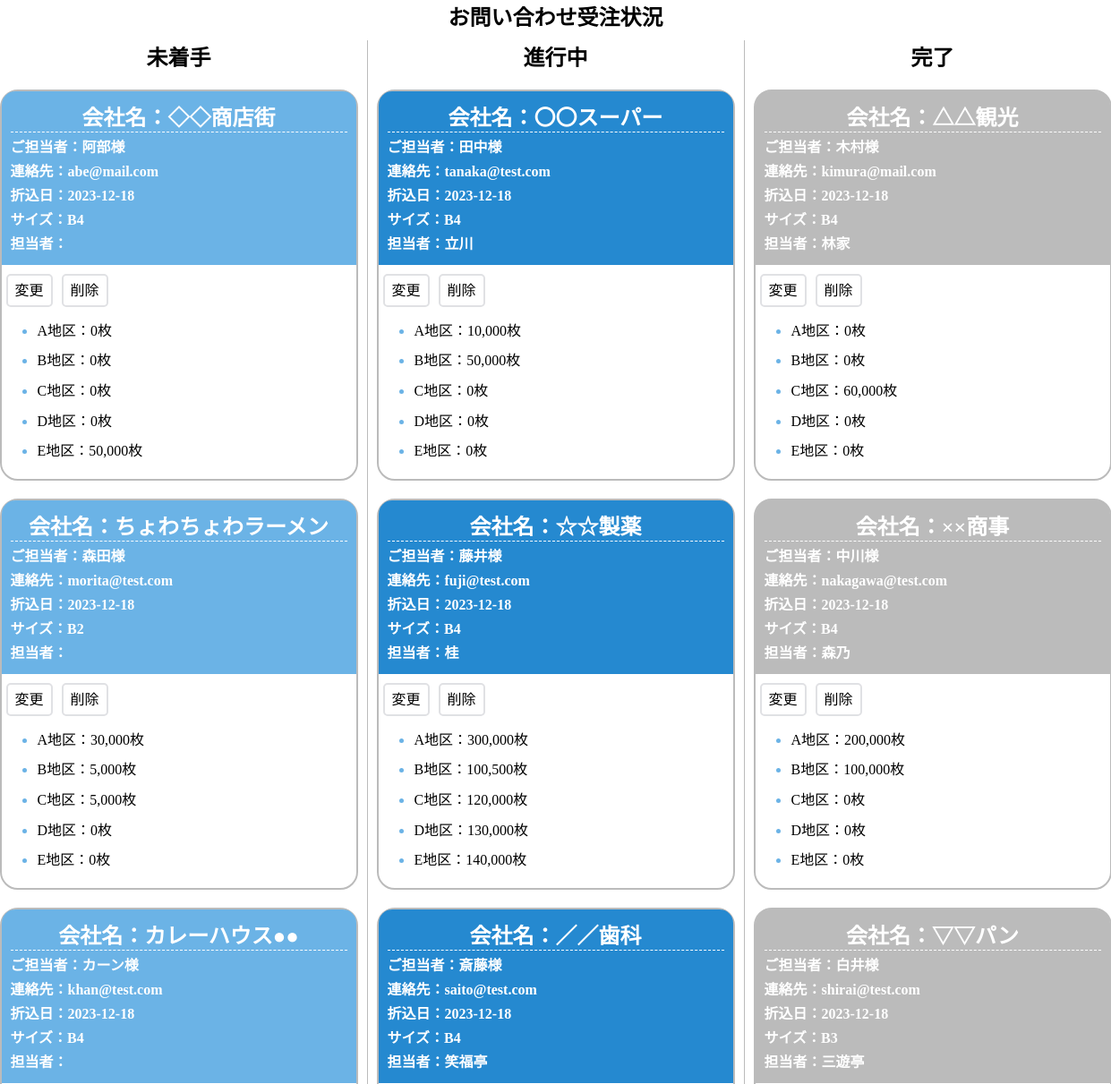
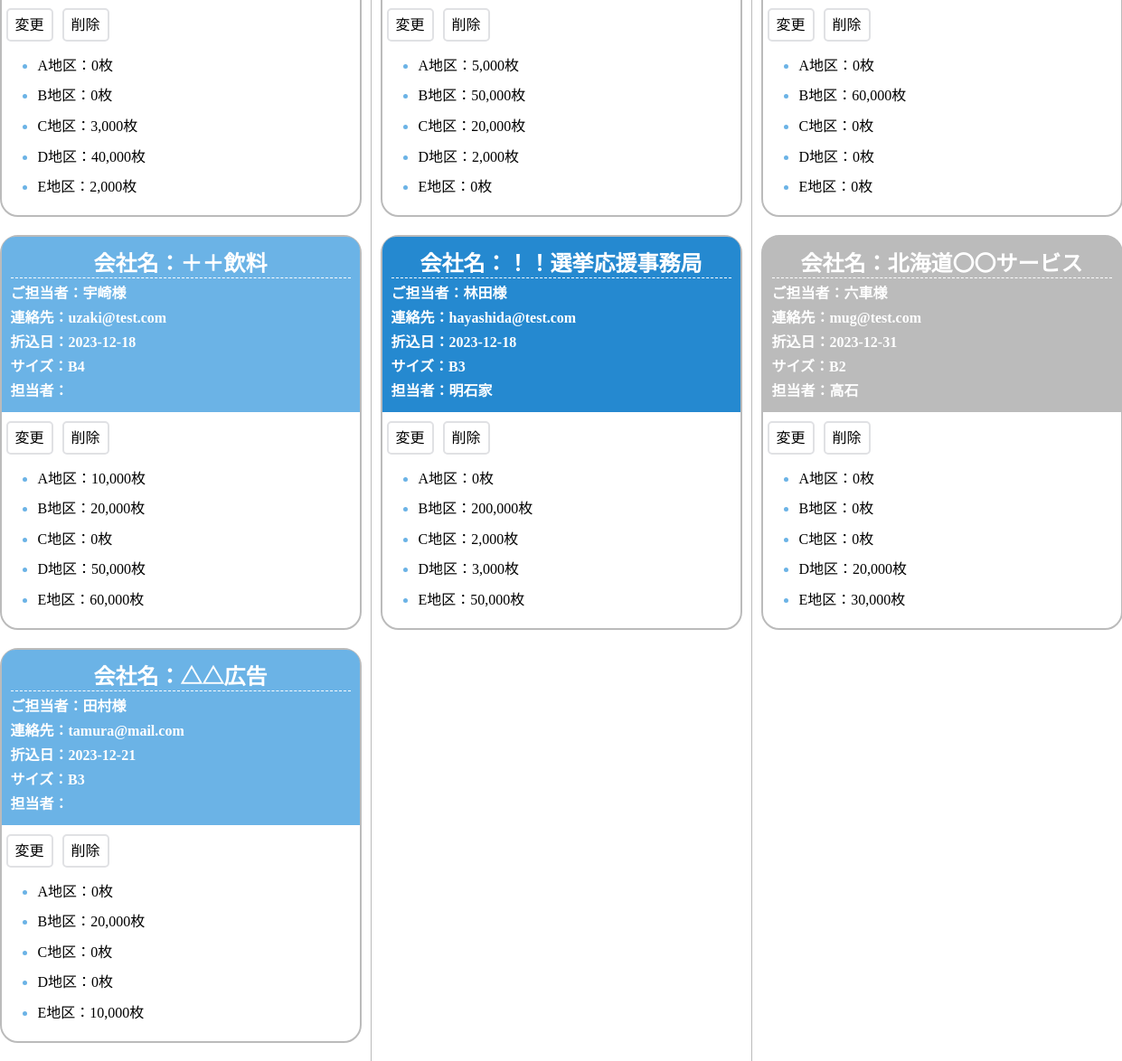
The page /select.php on the database its author committed (2 pictures, top to bottom).
### tables this page shows
CREATE TABLE `dsc_request` (
  `id` int(12) NOT NULL,
  `company` varchar(64) NOT NULL,
  `name` varchar(64) NOT NULL,
  `email` varchar(128) NOT NULL,
  `date` date NOT NULL,
  `size` varchar(64) NOT NULL,
  `sum_a` int(12) NOT NULL,
  `sum_b` int(11) NOT NULL,
  `sum_c` int(11) NOT NULL,
  `sum_d` int(11) NOT NULL,
  `sum_e` int(11) NOT NULL,
  `assign` varchar(64) NOT NULL,
  `status` int(12) NOT NULL,
  `request_date` datetime NOT NULL
);

### funcs.php (called while the page is built, shortened)
<?php
function h($str){
    return htmlspecialchars($str, ENT_QUOTES);
  }
function n($num){
  return number_format($num);
}

### select.php (the view, shortened to what this page needs)
<?php
    require_once('funcs.php');
    function getTask($status_sql){
        $pdo = db_conn();
        $stmt = $pdo->prepare("SELECT * FROM dsc_request WHERE status = :status");
        $stmt->bindParam(":status", $status_sql);
        $status = $stmt->execute();
        $view="";
        if ($status==false) {
            $error = $stmt->errorInfo();
            exit("ErrorQuery:".$error[2]);
        }else{
            while( $result = $stmt->fetch(PDO::FETCH_ASSOC)){
                $view .= '<div class="list-004 task_list_'. $status_sql .'">';
                $view .= '<div class="head head_'. $status_sql .'">';
                $view .= '<h2>会社名：'.h($result['company']).'</h2>';
                $view .= '<p>ご担当者：'.h($result['name']) .'様</p>';
                $view .= '<p>'.'連絡先：'.h($result['email']) .'</p>';
                $view .= '<p>'.'折込日：'.h($result['date']).'<p>';
                $view .= '<p>'.'サイズ：'.h($result['size']).'<p>';
                $view .= '<p>'.'担当者：'.h($result['assign']).'<p>';
                $view .= '</div>';
                $view .= '<div class="status">';
                $view .= '<a class="button update" href="detail.php?id='. $result['id'] .'">変更</a>';
                $view .= '<a class="button delete" href="delete.php?id=' . $result['id'] .'">削除</a>';
                $view .= '</div>';
                $view .= '<ul>';
                $view .= '<li>'. 'A地区：'.n(h($result['sum_a'])).'枚</li>';
                $view .= '<li>'. 'B地区：'.n(h($result['sum_b'])) .'枚</li>';
                $view .= '<li>'. 'C地区：'.n(h($result['sum_c'])) .'枚</li>';
                $view .= '<li>'. 'D地区：'.n(h($result['sum_d'])) .'枚</li>';
                $view .= '<li>'. 'E地区：'.n(h($result['sum_e'])) .'枚</li>';
                $view .= '</ul>';
                $view .= '</div>';
            }
            return $view;
        }
    }
    $task_0 = getTask(0);
    $task_1 = getTask(1);
    $task_2 = getTask(2);
?>
<!DOCTYPE html>
<html lang="ja">
<head>
    <link rel="stylesheet" href="./css/select.css">
    <header>
        <h2>お問い合わせ受注状況</h2>
    </header>
    <div id="wrap">
        <div class="list task_0">
            <h2>未着手</h2>
            <?= $task_0 ?>
        </div>
        <div class="list task_1">
            <h2>進行中</h2>
            <?= $task_1 ?>
        </div>
        <div class="list task_2">
            <h2>完了</h2>
            <?= $task_2 ?>
        </div>
    </div>
</head>
<body>
</body>
</html>

### css/select.css (style rules this page uses)
* { margin: 0; padding: 0; box-sizing: border-box; }
header { text-align: center; margin-bottom: 10px; }
#wrap { display: flex; justify-content: center; }
.list { padding: 0 10px; }
.list h2 { text-align: center; }
.task_1 { border-left: 1px solid #BBBBBB; border-right: 1px solid #BBBBBB; }
.list-004 { border: 2px solid #BBBBBB; border-radius: 20px; margin: 20px 0; min-width: 400px; }
.head { align-items: center; margin-bottom: 15px; padding: 10px; border-radius: 15px 15px 0 0; color: #fff; font-weight: 600; }
.head_0 { background-color: #6bb3e6; }
.head_1 { background-color: #2589d0; }
.head_2 { background-color: #BBBBBB; }
.list-004 h2 { border-bottom: 1px dashed white; }
.list-004 p { margin: 3px 0; }
.list-004 ul { list-style-type: disc; margin: 0; padding: 1em 1em 1em 2.5em; }
.list-004 li { padding: .3em .3em .3em 0; }
.list-004 li::marker { color: #6bb3e6; font-size: 1.1em; }
.button { text-decoration: none; color: inherit; width: fit-content; min-width: 100px; height: 45px; margin: 0 5px; padding: 8px; border-radius: 5px; border: 2.5px solid #E0E1E4; box-shadow: 0px 0px 20px -20px; cursor: pointer; background-color: white; transition: all 0.2s ease-in-out 0ms; user-select: none; font-family: 'Poppins', sans-serif; }

### rows shown on the page
dsc_request: company "◇◇商店街", name "阿部", email "abe@mail.com", date "2023-12-18", size "B4", sum_a "0", sum_b "0", sum_c "0", sum_d "0", sum_e "50,000"
dsc_request: company "ちょわちょわラーメン", name "森田", email "morita@test.com", date "2023-12-18", size "B2", sum_a "30,000", sum_b "5,000", sum_c "5,000", sum_d "0", sum_e "0"
dsc_request: company "カレーハウス●●", name "カーン", email "khan@test.com", date "2023-12-18", size "B4", sum_a "0", sum_b "0", sum_c "3,000", sum_d "40,000", sum_e "2,000"
dsc_request: company "＋＋飲料", name "宇崎", email "uzaki@test.com", date "2023-12-18", size "B4", sum_a "10,000", sum_b "20,000", sum_c "0", sum_d "50,000", sum_e "60,000"
dsc_request: company "△△広告", name "田村", email "tamura@mail.com", date "2023-12-21", size "B3", sum_a "0", sum_b "20,000", sum_c "0", sum_d "0", sum_e "10,000"
dsc_request: company "〇〇スーパー", name "田中", email "tanaka@test.com", date "2023-12-18", size "B4", assign "立川", sum_a "10,000", sum_b "50,000", sum_c "0", sum_d "0", sum_e "0"
dsc_request: company "☆☆製薬", name "藤井", email "fuji@test.com", date "2023-12-18", size "B4", assign "桂", sum_a "300,000", sum_b "100,500", sum_c "120,000", sum_d "130,000", sum_e "140,000"
dsc_request: company "／／歯科", name "斎藤", email "saito@test.com", date "2023-12-18", size "B4", assign "笑福亭", sum_a "5,000", sum_b "50,000", sum_c "20,000", sum_d "2,000", sum_e "0"
dsc_request: company "！！選挙応援事務局", name "林田", email "hayashida@test.com", date "2023-12-18", size "B3", assign "明石家", sum_a "0", sum_b "200,000", sum_c "2,000", sum_d "3,000", sum_e "50,000"
dsc_request: company "△△観光", name "木村", email "kimura@mail.com", date "2023-12-18", size "B4", assign "林家", sum_a "0", sum_b "0", sum_c "60,000", sum_d "0", sum_e "0"
dsc_request: company "××商事", name "中川", email "nakagawa@test.com", date "2023-12-18", size "B4", assign "森乃", sum_a "200,000", sum_b "100,000", sum_c "0", sum_d "0", sum_e "0"
dsc_request: company "▽▽パン", name "白井", email "shirai@test.com", date "2023-12-18", size "B3", assign "三遊亭", sum_a "0", sum_b "60,000", sum_c "0", sum_d "0", sum_e "0"
dsc_request: company "北海道〇〇サービス", name "六車", email "mug@test.com", date "2023-12-31", size "B2", assign "高石", sum_a "0", sum_b "0", sum_c "0", sum_d "20,000", sum_e "30,000"
